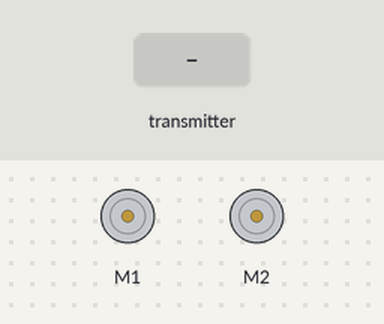
This sketch was run on a simulated Arduino Uno, built with avr-gcc and run on an emulated ATmega328P. Parts: 2 × DC motor (green arrow = forward, orange = backward, longer = faster). The test bench sets the inputs (shaded band). No radio packets arrive unless stated.

Above: at 1.2 s.
1.3 s: the transmitter starts sending motorSpeeds.0 = 0
2.8 s: the transmitter starts sending motorSpeeds.1 = 1023
At 4.0 s:
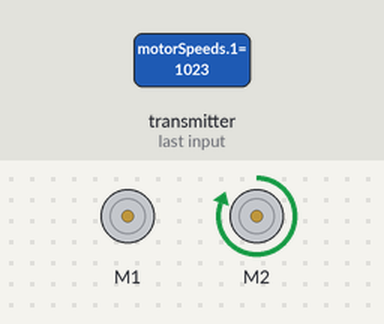
4.3 s: the transmitter starts sending motorSpeeds.0 = 1023
At 5.3 s:
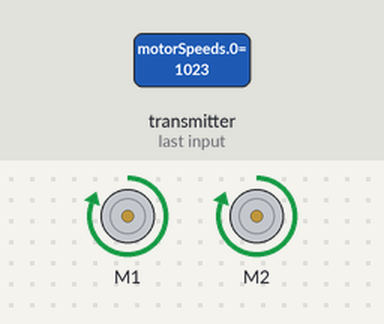
5.8 s: the transmitter starts sending motorSpeeds.1 = 0
At 6.4 s:
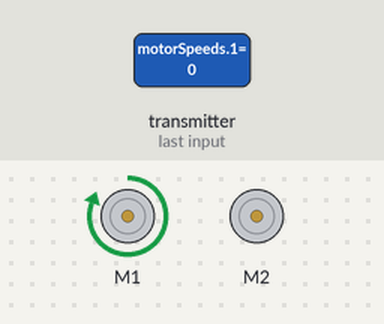
7.3 s: the transmitter starts sending motorSpeeds.0 = 256
At 7.6 s:
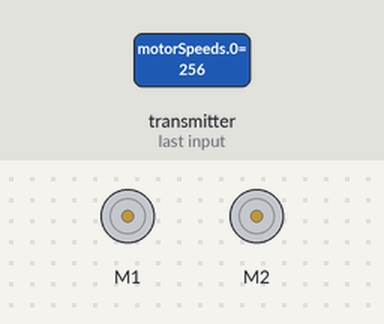
Timing chart, 0 to 9.8 s (numbered marks = the images above; inputs shaded):
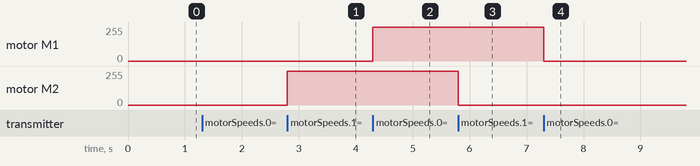

Measured:
- after the input at 2.8 s, motor M2: stopped → forward 255/255 at once
- after the input at 4.3 s, motor M1: stopped → forward 255/255 at once
- after the input at 5.8 s, motor M2: forward 255/255 → stopped at once
- after the input at 7.3 s, motor M1: forward 255/255 → stopped at once

The sketch:

sketch.code_of_receiving_Nrf_with_joystick.ino
```cpp
#include <SPI.h>
#include <nRF24L01.h>
#include <RF24.h>
#include <AFMotor.h>

RF24 radio(9, 10); // NRF24L01 module pins , change CE, CSN pin according to your arduino board

AF_DCMotor motorA(1); // Motor A object
AF_DCMotor motorB(2); // Motor B object

void setup() {
  Serial.begin(9600);
  radio.begin();
  radio.openReadingPipe(1, 0xF0F0F0F0E1LL); // Set the receiving address
  radio.startListening();
}

void loop() {
  if (radio.available()) {
    int motorSpeeds[2] = {0, 0};
    radio.read(&motorSpeeds, sizeof(motorSpeeds));

    int motorASpeed = motorSpeeds[0];
    int motorBSpeed = motorSpeeds[1];

    // Check if the received signal indicates stop
    if (motorASpeed == 0 && motorBSpeed == 0) {
      motorA.setSpeed(0);
      motorB.setSpeed(0);
    } else {
      // Control motor speed and direction based on received values
      if (motorASpeed >= 0) {
        motorA.setSpeed(motorASpeed);
        motorA.run(FORWARD);
      } else {
        motorA.setSpeed(-motorASpeed);
        motorA.run(BACKWARD);
      }

      if (motorBSpeed >= 0) {
        motorB.setSpeed(motorBSpeed);
        motorB.run(FORWARD);
      } else {
        motorB.setSpeed(-motorBSpeed);
        motorB.run(BACKWARD);
      }
    }
  }
}
```
